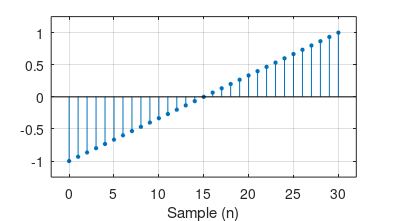
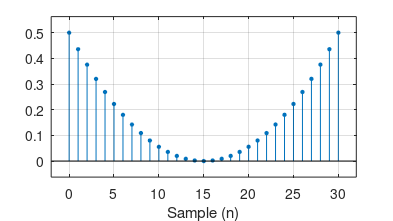

MATLAB code for these plots, in order: (Note: this script raises an error after producing the figures.)
papersize = [16 9]./1.6; paperpos = [0 0 papersize]; screen = get(0,'screensize');
dot = 2.5;

%% DPW
% saha-aalto ja parabolinen aaltomuoto 
t = linspace(-1,1,31);  % suora -1...1
p = 1/2*t.^2;           % integraali
n = 0:1:max(size(t))-1;
figure('Position', [0, screen(4)/2-250, 800, 500]);
stem(n,t,'filled','lineWidth',0.6,'MarkerSize',dot); grid on;
axis([-2 32 -1.25 1.25]); grid on; xlabel('Sample (n)');
set(gca,'Xtick',0:5:30,'YTick',-1:0.5:1,'Layer','Top');
set(gcf,'PaperUnits','centimeters',...
        'PaperSize',papersize,'PaperPosition',paperpos);
print(gcf,'.\figures\sahastem','-dpdf','-painters');

figure('Position', [0, 0, 800, 500]);
stem(n,p,'filled','lineWidth',0.6,'MarkerSize',dot); grid on;  
axis([-2 32 -0.0625 0.5625]); xlabel('Sample (n)'); 
set(gca,'Xtick',0:5:30,'YTick',0:0.1:0.5,'Layer','Top');
set(gcf,'PaperUnits','centimeters',...
        'PaperSize',papersize,'PaperPosition',paperpos);
print(gcf,'.\figures\parastem','-dpdf','-painters');

%% Kaksisuuntainen jakojaannoslaskuri
Fs = 48000;
f0 = 2400;  % perustaajuus
T0 = f0/Fs; % normalisoitu taajuus
P0 = Fs/f0; 
mc = phi(T0,0,Fs);      % vaihesignaali
bmc = 2*phi(T0,0,Fs)-1; % kaksisuuntainen
figure('Position', [0, screen(4)/2-250, 800, 500]);
stem(mc,'filled','lineWidth',0.6,'MarkerSize',dot); grid on;
axis([0 ceil(2*P0) -0.125 1.125]); xlabel('Sample (n)');
set(gca,'YTick',0:0.25:1);
set(gcf,'PaperUnits','centimeters',...
        'PaperSize',papersize,'PaperPosition',paperpos);
print(gcf,'.\figures\phi','-dpdf','-painters');

figure('Position', [0, 0, 800, 500]); 
stem(bmc,'filled','lineWidth',0.6,'MarkerSize',dot); grid on;
axis([0 ceil(2*P0) -1.25 1.25]); xlabel('Sample (n)');
set(gca,'YTick',-1:0.5:1,'Layer','Top');
set(gcf,'PaperUnits','centimeters',...
        'PaperSize',papersize,'PaperPosition',paperpos);
print(gcf,'.\figures\bmc','-dpdf','-painters');

%% Kokoaaltotasasuunnattu saha-aalto
frs = 1-abs(2*phi(T0,0,Fs)-1);
figure('Position', [0, screen(4)/2-250, 800, 500]);
stem(frs,'filled','lineWidth',0.6,'MarkerSize',dot); grid on;
axis([0 ceil(2*P0) -0.125 1.125]); xlabel('Sample (n)');
set(gca,'YTick',0:0.25:1,'Layer','Top');
set(gcf,'PaperUnits','centimeters',...
        'PaperSize',papersize,'PaperPosition',paperpos);
print(gcf,'.\figures\frs','-dpdf','-painters');

%% Kaksisuuntainen parabolinen aaltomuoto
bp = (2*phi(T0,0,Fs)-1).*(1-abs(2*phi(T0,0,Fs)-1));
figure('Position', [0, 0, 800, 500]);
stem(bp,'filled','lineWidth',0.6,'MarkerSize',dot); grid on;
axis([0 ceil(2*P0) -0.375 0.375]); xlabel('Sample (n)');
set(gca,'YTick',-0.3:0.15:0.3,'Layer','Top');
set(gcf,'PaperUnits','centimeters',...
        'PaperSize',papersize,'PaperPosition',paperpos);
print(gcf,'.\figures\bp','-dpdf','-painters');
%%
close all;